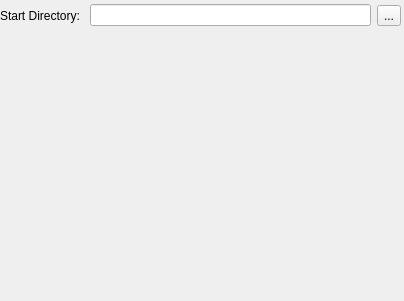
<?xml version="1.0" encoding="UTF-8"?>
<ui version="4.0">
 <class>Form</class>
 <widget class="QWidget" name="Form">
  <property name="geometry">
   <rect>
    <x>0</x>
    <y>0</y>
    <width>404</width>
    <height>301</height>
   </rect>
  </property>
  <property name="windowTitle">
   <string>Form</string>
  </property>
  <widget class="QWidget" name="horizontalLayoutWidget">
   <property name="geometry">
    <rect>
     <x>0</x>
     <y>0</y>
     <width>401</width>
     <height>31</height>
    </rect>
   </property>
   <layout class="QHBoxLayout" name="horizontalLayout">
    <item>
     <widget class="QLabel" name="label">
      <property name="text">
       <string>Start Directory: </string>
      </property>
     </widget>
    </item>
    <item>
     <widget class="QLineEdit" name="selectDirEdit"/>
    </item>
    <item>
     <widget class="QToolButton" name="SelectDirButton">
      <property name="text">
       <string>...</string>
      </property>
     </widget>
    </item>
   </layout>
  </widget>
 </widget>
 <resources/>
 <connections>
  <connection>
   <sender>SelectDirButton</sender>
   <signal>clicked()</signal>
   <receiver>Form</receiver>
   <slot>selectDirLisener()</slot>
   <hints>
    <hint type="sourcelabel">
     <x>376</x>
     <y>18</y>
    </hint>
    <hint type="destinationlabel">
     <x>337</x>
     <y>53</y>
    </hint>
   </hints>
  </connection>
 </connections>
 <slots>
  <slot>selectDirLisener()</slot>
  <slot>changeTextValue()</slot>
 </slots>
</ui>
